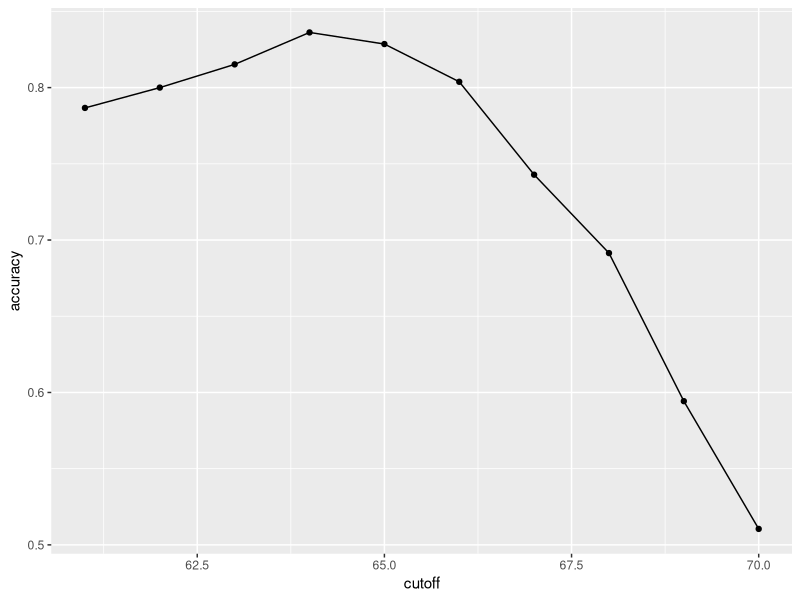

Reproduce this figure in R.
#********* Section 2: Machine Learning Basics **************
# Caret package, training and test sets, and overall accuracy
library(tidyverse)
library(caret)
library(dslabs)
data(heights)

# define the outcome and predictors
y <- heights$sex
x <- heights$height

# generate training and test sets
set.seed(2, sample.kind = "Rounding") # if using R 3.5 or earlier, remove the sample.kind argument
test_index <- createDataPartition(y, times = 1, p = 0.5, list = FALSE)
test_set <- heights[test_index, ]
train_set <- heights[-test_index, ]

# guess the outcome
y_hat <- sample(c("Male", "Female"), length(test_index), replace = TRUE)
y_hat <- sample(c("Male", "Female"), length(test_index), replace = TRUE) %>% 
  factor(levels = levels(test_set$sex))

# compute accuracy
mean(y_hat == test_set$sex)
heights %>% group_by(sex) %>% summarize(mean(height), sd(height))
y_hat <- ifelse(x > 62, "Male", "Female") %>% factor(levels = levels(test_set$sex))
mean(y == y_hat)

# examine the accuracy of 10 cutoffs
cutoff <- seq(61, 70)
accuracy <- map_dbl(cutoff, function(x){
  y_hat <- ifelse(train_set$height > x, "Male", "Female") %>% 
    factor(levels = levels(test_set$sex))
  mean(y_hat == train_set$sex)
})
data.frame(cutoff, accuracy) %>% 
  ggplot(aes(cutoff, accuracy)) + 
  geom_point() + 
  geom_line() 
max(accuracy)

best_cutoff <- cutoff[which.max(accuracy)]
best_cutoff

y_hat <- ifelse(test_set$height > best_cutoff, "Male", "Female") %>% 
  factor(levels = levels(test_set$sex))
y_hat <- factor(y_hat)
mean(y_hat == test_set$sex)

#************** Confusion matrix ****************
# tabulate each combination of prediction and actual value
table(predicted = y_hat, actual = test_set$sex)
test_set %>% 
  mutate(y_hat = y_hat) %>%
  group_by(sex) %>% 
  summarize(accuracy = mean(y_hat == sex))
prev <- mean(y == "Male")

confusionMatrix(data = y_hat, reference = test_set$sex)
